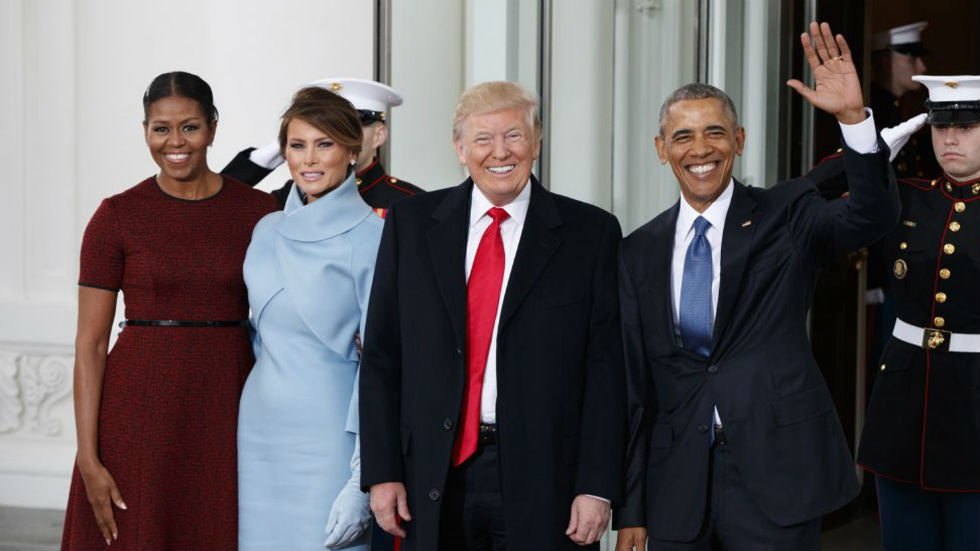
#> input picture presidents.jpg, 980 x 551 px
$ python image_flipping.py --image presidents.jpg
#> lines starting #> are read from the running program, lines starting #| are printed output that depends on the picture
# -*- coding: utf-8 -*-
"""
Created on Sun Feb 24 16:20:38 2019

@author: Usuario
"""

import numpy as np
import argparse
import imutils
import cv2


ap = argparse.ArgumentParser()
ap.add_argument("-i","--image",required=True,help="Set de path of image")
args = vars(ap.parse_args())

image = cv2.imread(args["image"])
#> image is the input picture: shape (551, 980, 3); mean B, G, R 93.3, 90.8, 96.3
cv2.imshow("Original",image)

fliped = cv2.flip(image,1)
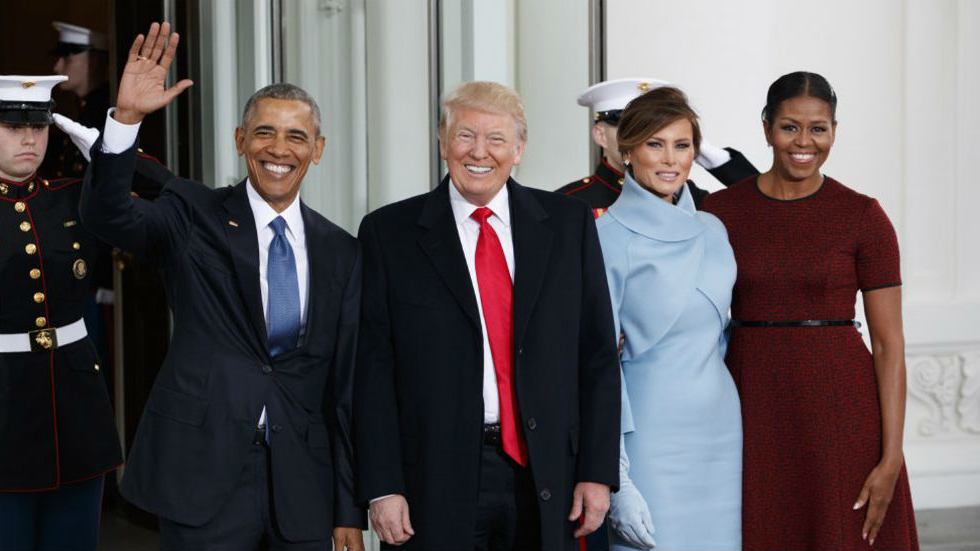
#> fliped: shape (551, 980, 3); mean B, G, R 93.3, 90.8, 96.3
cv2.imshow("Flipped Horizontally",fliped)

fliped = cv2.flip(image,0)
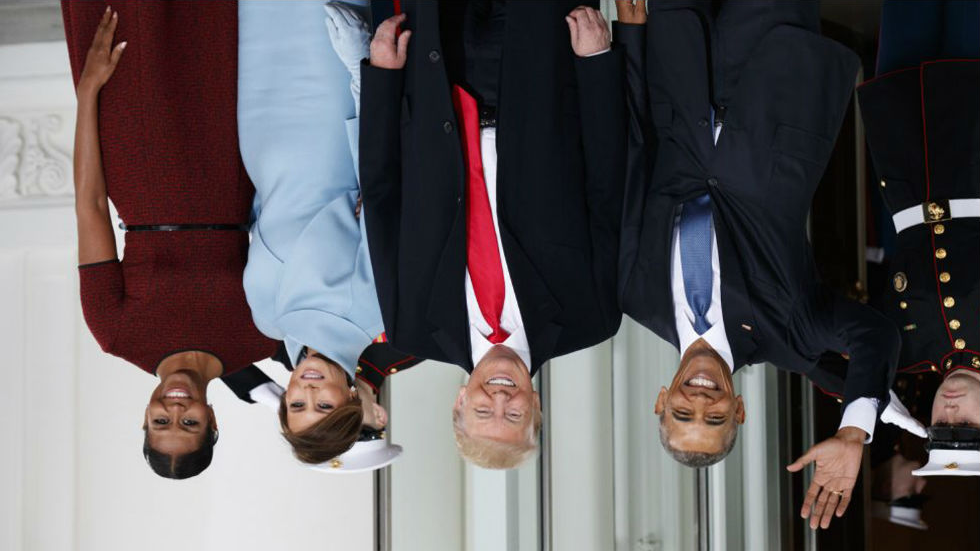
#> fliped: shape (551, 980, 3); mean B, G, R 93.3, 90.8, 96.3
cv2.imshow("Flipped Vertically",fliped)

fliped = cv2.flip(image,-1)
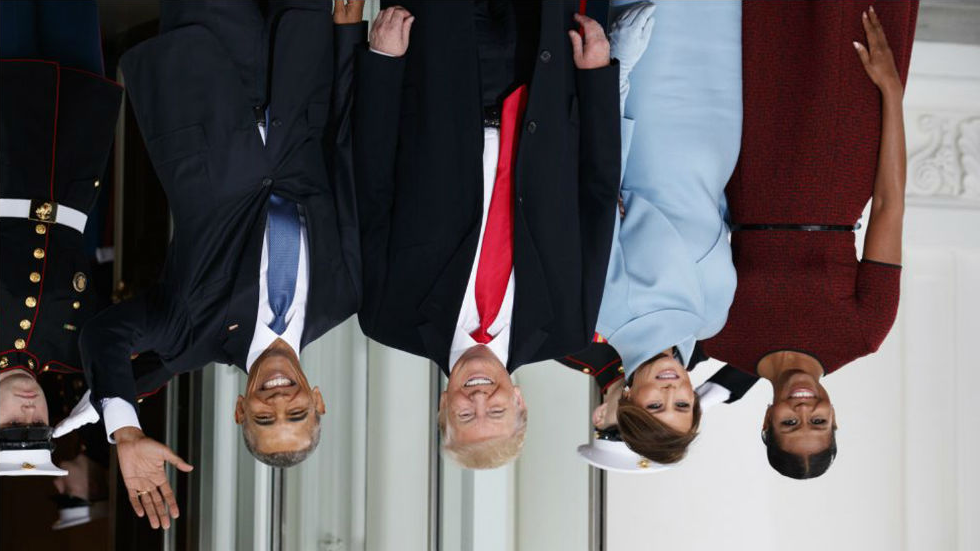
#> fliped: shape (551, 980, 3); mean B, G, R 93.3, 90.8, 96.3
cv2.imshow("Flipped Both",fliped)

image = image*255
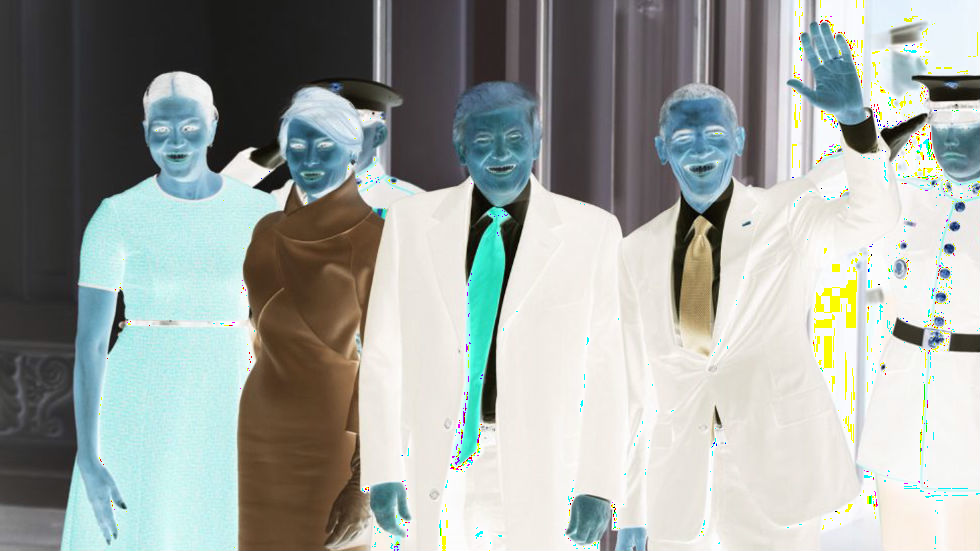
#> image: shape (551, 980, 3); mean B, G, R 160.7, 164.8, 159.1
cv2.imshow("Combo",image)

cv2.waitKey()

$ run again, on 4629.png
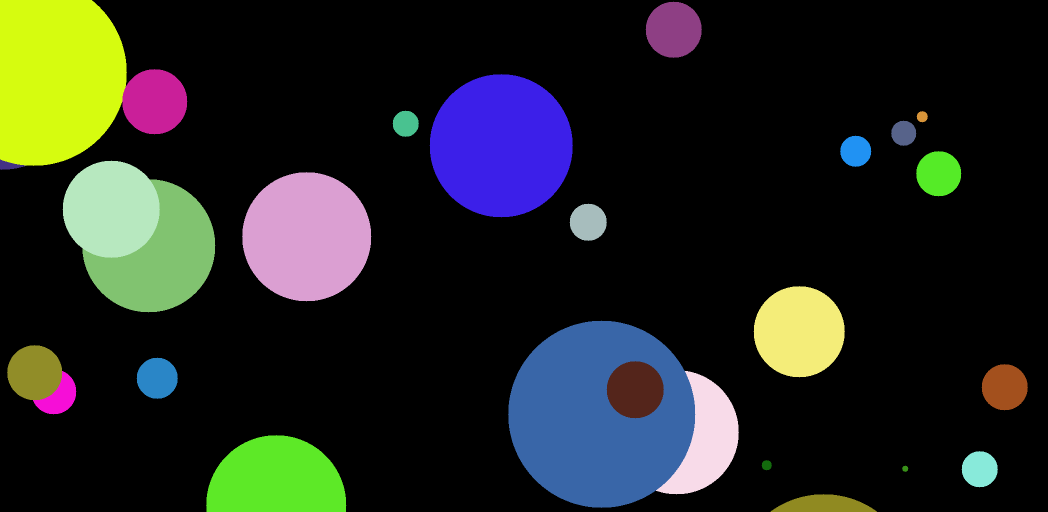
#> input picture 4629.png, 2096 x 1024 px (shown at 1/2 size)
#> image is the input picture: shape (1024, 2096, 3); mean B, G, R 33.7, 37.7, 34
#> `fliped = cv2.flip(image,-1)`:
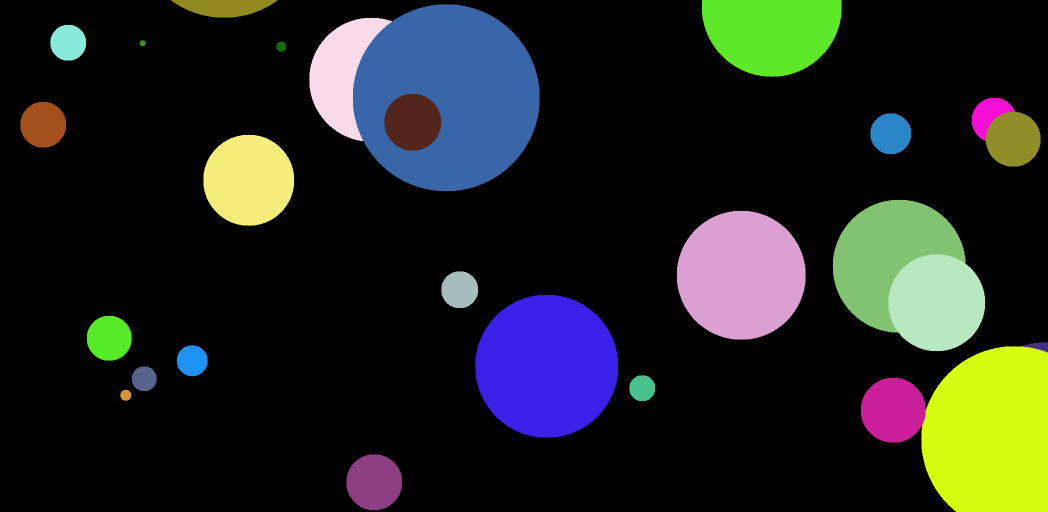
#> fliped: shape (1024, 2096, 3) (shown at 1/2 size); mean B, G, R 33.7, 37.7, 34
#> `image = image*255`:
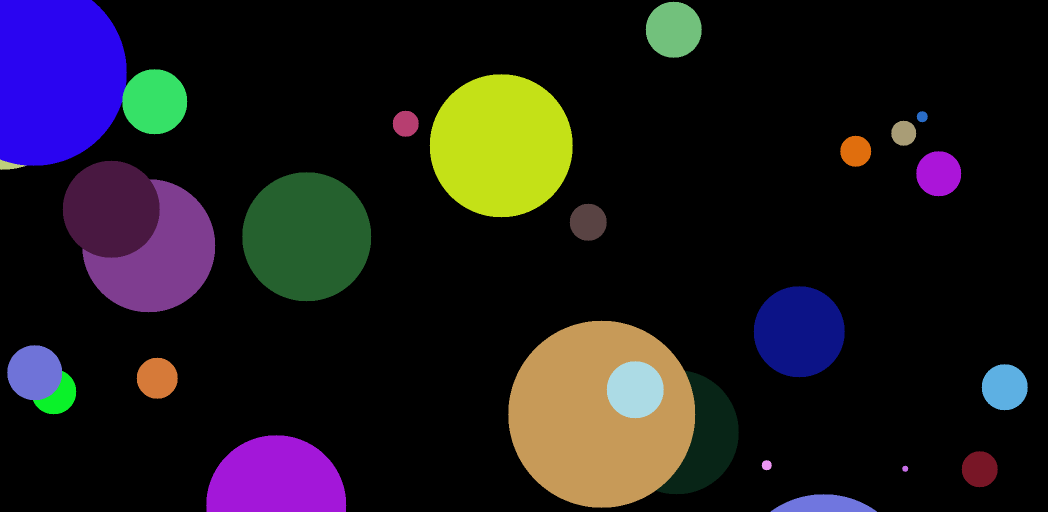
#> image: shape (1024, 2096, 3) (shown at 1/2 size); mean B, G, R 28.8, 24.8, 28.4
